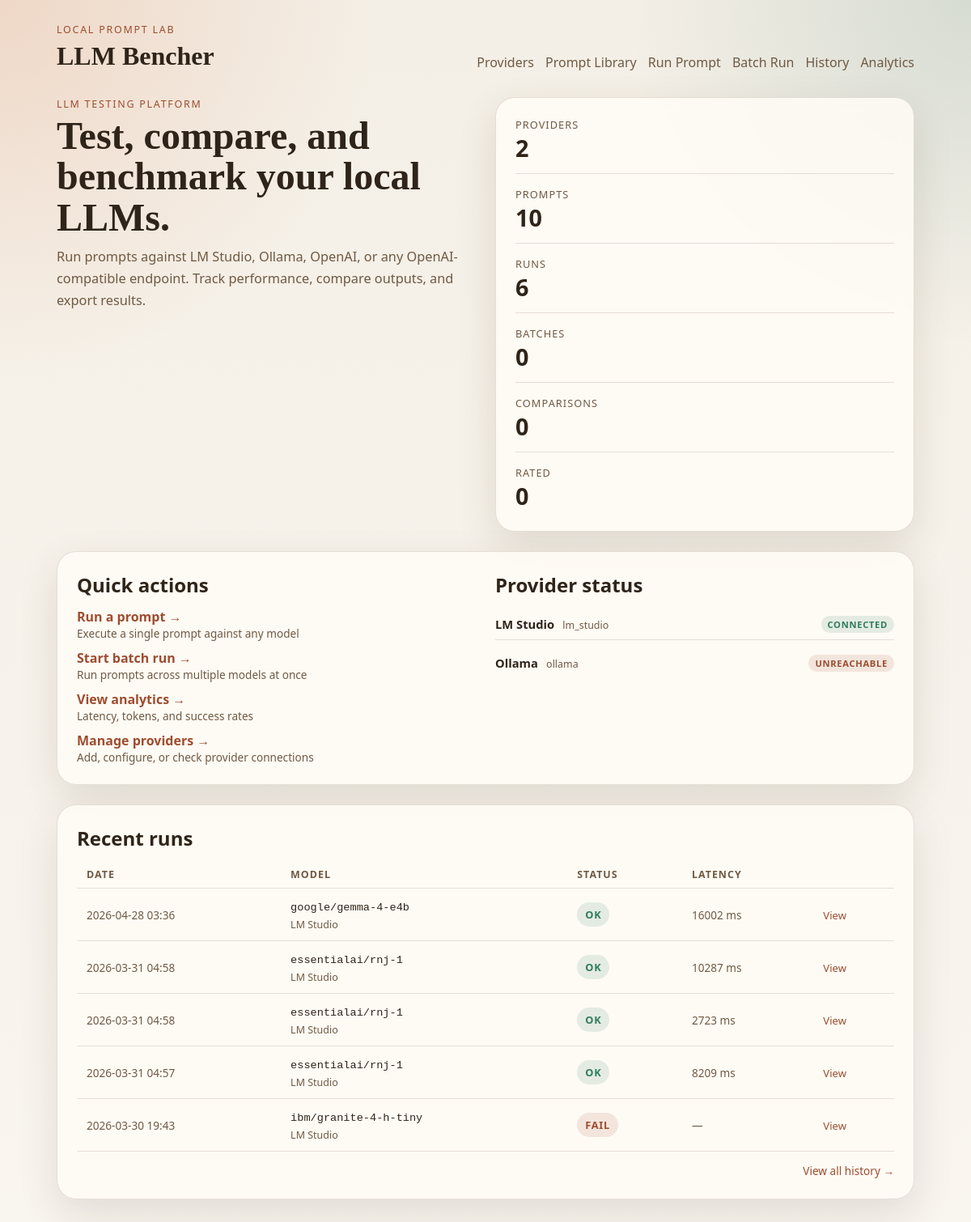
Before: / with the older database file.
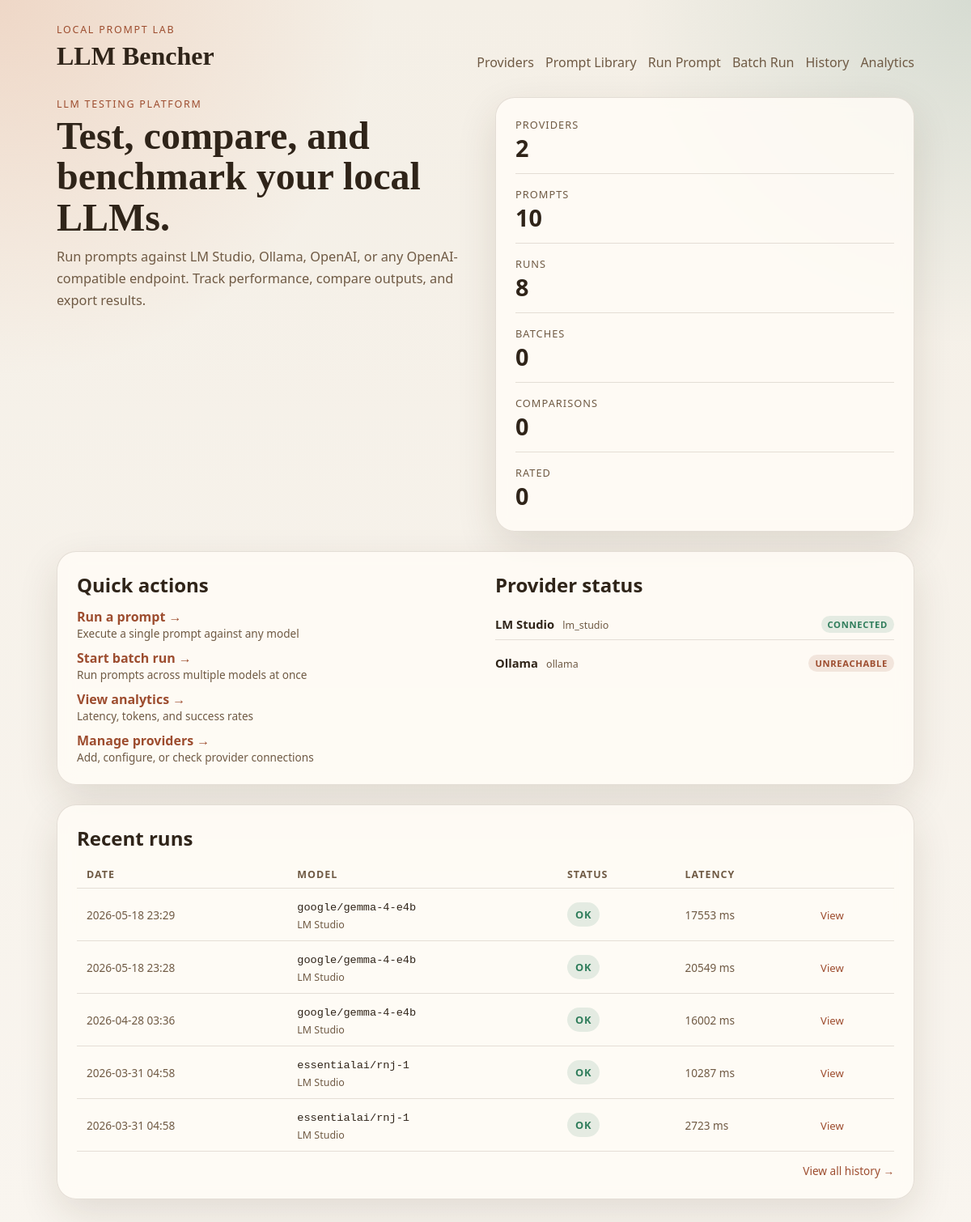
After: the same page with the newer database file.
### llm_bencher/models.py (models this page shows)
class TimestampMixin:
    created_at: Mapped[datetime] = mapped_column(
        DateTime(timezone=True),
        default=utc_now,
        nullable=False,
    )
    updated_at: Mapped[datetime] = mapped_column(
        DateTime(timezone=True),
        default=utc_now,
        onupdate=utc_now,
        nullable=False,
    )

class Provider(TimestampMixin, Base):
    __tablename__ = "providers"
    id: Mapped[int] = mapped_column(Integer, primary_key=True)
    slug: Mapped[str] = mapped_column(String(50), unique=True, nullable=False)
    name: Mapped[str] = mapped_column(String(100), nullable=False)
    kind: Mapped[ProviderKind] = mapped_column(Enum(ProviderKind), nullable=False)
    base_url: Mapped[str] = mapped_column(String(255), nullable=False)
    api_key: Mapped[str | None] = mapped_column(String(255))
    is_enabled: Mapped[bool] = mapped_column(Boolean, default=True, nullable=False)
    is_default: Mapped[bool] = mapped_column(Boolean, default=False, nullable=False)
    is_connected: Mapped[bool] = mapped_column(Boolean, default=False, nullable=False)
    last_health_check_at: Mapped[datetime | None] = mapped_column(DateTime(timezone=True))
    last_error: Mapped[str | None] = mapped_column(Text)
    models: Mapped[list["ProviderModel"]] = relationship(
        back_populates="provider",
        cascade="all, delete-orphan",
    )
    runs: Mapped[list["Run"]] = relationship(back_populates="provider")

class Run(TimestampMixin, Base):
    __tablename__ = "runs"
    id: Mapped[int] = mapped_column(Integer, primary_key=True)
    provider_id: Mapped[int] = mapped_column(ForeignKey("providers.id"), nullable=False)
    provider_model_id: Mapped[int | None] = mapped_column(ForeignKey("provider_models.id"))
    prompt_id: Mapped[int | None] = mapped_column(ForeignKey("prompt_definitions.id"))
    batch_id: Mapped[int | None] = mapped_column(ForeignKey("batch_runs.id"))
    status: Mapped[RunStatus] = mapped_column(
        Enum(RunStatus),
        default=RunStatus.PENDING,
        nullable=False,
    )
    model_identifier: Mapped[str] = mapped_column(String(255), nullable=False)
    model_name: Mapped[str | None] = mapped_column(String(255))
    system_prompt: Mapped[str | None] = mapped_column(Text)
    user_prompt: Mapped[str] = mapped_column(Text, nullable=False)
    template_inputs: Mapped[dict[str, Any]] = mapped_column(JSON, default=dict, nullable=False)
    temperature: Mapped[float | None] = mapped_column(Float)
    max_tokens: Mapped[int | None] = mapped_column(Integer)
    started_at: Mapped[datetime | None] = mapped_column(DateTime(timezone=True))
    completed_at: Mapped[datetime | None] = mapped_column(DateTime(timezone=True))
    failure_message: Mapped[str | None] = mapped_column(Text)
    provider: Mapped["Provider"] = relationship(back_populates="runs")
    provider_model: Mapped["ProviderModel"] = relationship(back_populates="runs")
    prompt: Mapped["PromptDefinition"] = relationship(back_populates="runs")
    batch: Mapped["BatchRun | None"] = relationship(back_populates="runs")
    result: Mapped["RunResult"] = relationship(
        back_populates="run",
        cascade="all, delete-orphan",
        uselist=False,
    )
    rating: Mapped["RunRating | None"] = relationship(
        back_populates="run",
        cascade="all, delete-orphan",
        uselist=False,
    )

class RunResult(Base):
    __tablename__ = "run_results"
    id: Mapped[int] = mapped_column(Integer, primary_key=True)
    run_id: Mapped[int] = mapped_column(ForeignKey("runs.id"), unique=True, nullable=False)
    raw_output_text: Mapped[str] = mapped_column(Text, nullable=False)
    response_metadata: Mapped[dict[str, Any]] = mapped_column(JSON, default=dict, nullable=False)
    latency_ms: Mapped[int | None] = mapped_column(Integer)
    prompt_tokens: Mapped[int | None] = mapped_column(Integer)
    completion_tokens: Mapped[int | None] = mapped_column(Integer)
    total_tokens: Mapped[int | None] = mapped_column(Integer)
    raw_payload: Mapped[dict[str, Any]] = mapped_column(JSON, default=dict, nullable=False)
    created_at: Mapped[datetime] = mapped_column(
        DateTime(timezone=True),
        default=utc_now,
        nullable=False,
    )
    run: Mapped["Run"] = relationship(back_populates="result")

### llm_bencher/web/routes.py (the view)
@router.get("/", response_class=HTMLResponse)
def home(request: Request) -> HTMLResponse:
    session_factory = request.app.state.session_factory
    with session_factory() as session:
        counts = _summary_counts(session)
        recent_runs = session.scalars(
            select(Run)
            .options(
                selectinload(Run.provider),
                selectinload(Run.result),
            )
            .order_by(Run.created_at.desc())
            .limit(5)
        ).all()
        providers = session.scalars(
            select(Provider).order_by(Provider.name)
        ).all()
    return _render(
        request, "home.html",
        counts=counts,
        recent_runs=recent_runs,
        providers=providers,
    )

### llm_bencher/templates/home.html (shortened to what this page needs)
{% extends "base.html" %}
{% block content %}
<section class="hero">
  <div>
    <p class="eyebrow">LLM Testing Platform</p>
    <h1>Test, compare, and benchmark your local LLMs.</h1>
    <p class="lede">
      Run prompts against LM Studio, Ollama, OpenAI, or any OpenAI-compatible endpoint.
      Track performance, compare outputs, and export results.
    </p>
  </div>
  <div class="panel stat-grid">
    <article>
      <span class="stat-label">Providers</span>
      <strong>{{ counts.providers }}</strong>
    </article>
    <article>
      <span class="stat-label">Prompts</span>
      <strong>{{ counts.prompts }}</strong>
    </article>
    <article>
      <span class="stat-label">Runs</span>
      <strong>{{ counts.runs }}</strong>
    </article>
    <article>
      <span class="stat-label">Batches</span>
      <strong>{{ counts.batches }}</strong>
    </article>
    <article>
      <span class="stat-label">Comparisons</span>
      <strong>{{ counts.comparisons }}</strong>
    </article>
    <article>
      <span class="stat-label">Rated</span>
      <strong>{{ counts.rated }}</strong>
    </article>
  </div>
</section>
<section class="panel section-grid">
  <article>
    <h2>Quick actions</h2>
    <ul style="list-style:none;padding:0;margin:0;">
      <li style="margin-bottom:10px;">
        <a href="{{ url_for('new_run_page') }}" style="color:var(--accent);text-decoration:none;font-weight:600;">Run a prompt &rarr;</a>
        <span style="display:block;font-size:0.85rem;color:var(--muted);">Execute a single prompt against any model</span>
      </li>
      <li style="margin-bottom:10px;">
        <a href="{{ url_for('batch_run_page') }}" style="color:var(--accent);text-decoration:none;font-weight:600;">Start batch run &rarr;</a>
        <span style="display:block;font-size:0.85rem;color:var(--muted);">Run prompts across multiple models at once</span>
      </li>
      <li style="margin-bottom:10px;">
        <a href="{{ url_for('analytics_page') }}" style="color:var(--accent);text-decoration:none;font-weight:600;">View analytics &rarr;</a>
        <span style="display:block;font-size:0.85rem;color:var(--muted);">Latency, tokens, and success rates</span>
      </li>
      <li>
        <a href="{{ url_for('providers_page') }}" style="color:var(--accent);text-decoration:none;font-weight:600;">Manage providers &rarr;</a>
        <span style="display:block;font-size:0.85rem;color:var(--muted);">Add, configure, or check provider connections</span>
      </li>
    </ul>
  </article>
  <article>
    <h2>Provider status</h2>
    {% if providers %}
    <ul style="list-style:none;padding:0;margin:0;">
      {% for p in providers %}
      <li style="display:flex;justify-content:space-between;align-items:center;padding:8px 0;{% if not loop.last %}border-bottom:1px solid var(--border);{% endif %}">
        <div>
          <strong style="font-size:0.92rem;">{{ p.name }}</strong>
          <span style="font-size:0.78rem;color:var(--muted);margin-left:6px;">{{ p.kind.value }}</span>
        </div>
        <div>
          {% if p.is_connected %}
          <span class="badge badge-ready" style="font-size:0.7rem;padding:3px 8px;">Connected</span>
          {% elif p.last_health_check_at %}
          <span class="badge badge-error" style="font-size:0.7rem;padding:3px 8px;">Unreachable</span>
          {% else %}
          <span class="badge badge-muted" style="font-size:0.7rem;padding:3px 8px;">Not checked</span>
          {% endif %}
        </div>
      </li>
      {% endfor %}
    </ul>
    {% else %}
    <p style="color:var(--muted);font-size:0.9rem;">No providers configured.</p>
    {% endif %}
  </article>
</section>
{% if recent_runs %}
<section class="panel">
  <h2>Recent runs</h2>
  <table style="width:100%;border-collapse:collapse;">
    <thead>
      <tr style="border-bottom:1px solid var(--border);text-align:left;">
        <th style="padding:8px 12px;font-size:0.78rem;text-transform:uppercase;letter-spacing:0.08em;color:var(--muted);">Date</th>
        <th style="padding:8px 12px;font-size:0.78rem;text-transform:uppercase;letter-spacing:0.08em;color:var(--muted);">Model</th>
        <th style="padding:8px 12px;font-size:0.78rem;text-transform:uppercase;letter-spacing:0.08em;color:var(--muted);">Status</th>
        <th style="padding:8px 12px;font-size:0.78rem;text-transform:uppercase;letter-spacing:0.08em;color:var(--muted);">Latency</th>
        <th style="padding:8px 12px;"></th>
      </tr>
    </thead>
    <tbody>
      {% for run in recent_runs %}
      <tr style="border-bottom:1px solid var(--border);">
        <td style="padding:10px 12px;font-size:0.85rem;color:var(--muted);">{{ run.created_at.strftime("%Y-%m-%d %H:%M") }}</td>
        <td style="padding:10px 12px;">
          <code style="font-size:0.85rem;">{{ run.model_name or run.model_identifier }}</code>
          {% if run.provider %}<br><span style="font-size:0.78rem;color:var(--muted);">{{ run.provider.name }}</span>{% endif %}
        </td>
        <td style="padding:10px 12px;">
          {% if run.status.value == "succeeded" %}
          <span class="badge badge-ready">OK</span>
          {% elif run.status.value == "failed" %}
          <span class="badge badge-error">Fail</span>
          {% else %}
          <span class="badge badge-muted">{{ run.status.value | capitalize }}</span>
          {% endif %}
        </td>
        <td style="padding:10px 12px;font-size:0.85rem;color:var(--muted);">
          {% if run.result and run.result.latency_ms is not none %}{{ run.result.latency_ms }} ms{% else %}&mdash;{% endif %}
        </td>
        <td style="padding:10px 12px;">
          <a href="{{ url_for('run_detail_page', run_id=run.id) }}" style="font-size:0.82rem;color:var(--accent);text-decoration:none;">View</a>
        </td>
      </tr>
      {% endfor %}
    </tbody>
  </table>
  <div style="margin-top:12px;text-align:right;">
    <a href="{{ url_for('history_page') }}" style="font-size:0.85rem;color:var(--accent);text-decoration:none;">View all history &rarr;</a>
  </div>
</section>
{% endif %}
{% endblock %}

### llm_bencher/templates/base.html (shortened to what this page needs)
<!DOCTYPE html>
<html lang="en">
  <head>
    <link rel="stylesheet" href="{{ url_for('static', path='/css/app.css') }}">
  </head>
  <body>
    <div class="page-shell">
      <header class="topbar">
        <div>
          <p class="eyebrow">Local Prompt Lab</p>
          <a class="brand" href="{{ url_for('home') }}">{{ app_name }}</a>
        </div>
        <nav class="nav">
          <a href="{{ url_for('providers_page') }}">Providers</a>
          <a href="{{ url_for('prompts_page') }}">Prompt Library</a>
          <a href="{{ url_for('new_run_page') }}">Run Prompt</a>
          <a href="{{ url_for('batch_run_page') }}">Batch Run</a>
          <a href="{{ url_for('history_page') }}">History</a>
          <a href="{{ url_for('analytics_page') }}">Analytics</a>
        </nav>
      </header>
      <main class="content">
        {% block content %}{% endblock %}
      </main>
    </div>
  </body>
</html>

### llm_bencher/static/css/app.css (style rules this page uses)
:root { --bg: #f4efe6; --bg-accent: #ead9c7; --surface: rgba(255, 252, 246, 0.85); --surface-strong: #fffaf2; --border: rgba(75, 47, 24, 0.14); --text: #2f2419; --muted: #6f5a44; --accent: #9d4d2f; --accent-soft: #d66d3a; --ready: #2f7d5b; --shadow: 0 18px 50px rgba(58, 38, 20, 0.12); font-family: "Aptos", "Trebuchet MS", "Segoe UI", sans-serif; }
* { box-sizing: border-box; }
body { margin: 0; color: var(--text); background: radial-gradient(circle at top left, rgba(214, 109, 58, 0.18), transparent 24%), radial-gradient(circle at top right, rgba(61, 120, 107, 0.16), transparent 22%), linear-gradient(180deg, var(--bg) 0%, #f9f5ef 100%); }
a { color: inherit; }
.page-shell { max-width: 1100px; margin: 0 auto; padding: 28px 20px 48px; }
.topbar { display: flex; gap: 20px; justify-content: space-between; align-items: flex-end; margin-bottom: 32px; }
.brand { font-family: "Georgia", "Times New Roman", serif; font-size: 2rem; font-weight: 700; text-decoration: none; }
.eyebrow { margin: 0 0 6px; color: var(--accent); font-size: 0.78rem; letter-spacing: 0.14em; text-transform: uppercase; }
.nav { display: flex; flex-wrap: wrap; gap: 14px; }
.nav a { text-decoration: none; color: var(--muted); }
.content { display: grid; gap: 24px; }
.hero, .section-grid, .section-header, .card-list { display: grid; gap: 24px; }
.hero, .section-grid { grid-template-columns: repeat(auto-fit, minmax(280px, 1fr)); }
.hero h1, .section-header h1 { margin: 0; font-family: "Georgia", "Times New Roman", serif; font-size: clamp(2rem, 4vw, 3.6rem); line-height: 1.05; }
.lede { margin: 10px 0 0; max-width: 62ch; color: var(--muted); font-size: 1.02rem; line-height: 1.65; }
.panel { padding: 24px; border: 1px solid var(--border); border-radius: 24px; background: var(--surface); box-shadow: var(--shadow); backdrop-filter: blur(10px); }
.stat-grid { display: grid; gap: 16px; }
.stat-grid article { padding-bottom: 12px; border-bottom: 1px solid var(--border); }
.stat-grid article:last-child { border-bottom: 0; padding-bottom: 0; }
.stat-label, dt { display: block; color: var(--muted); font-size: 0.8rem; letter-spacing: 0.08em; text-transform: uppercase; }
strong { font-size: 1.8rem; }
ul { margin: 0; padding-left: 20px; }
li + li { margin-top: 8px; }
.card-head h2, .panel h2 { margin: 0 0 12px; }
.badge { display: inline-flex; align-items: center; padding: 6px 10px; border-radius: 999px; font-size: 0.8rem; font-weight: 700; text-transform: uppercase; letter-spacing: 0.06em; }
.badge-ready { background: rgba(47, 125, 91, 0.12); color: var(--ready); }
.badge-error { background: rgba(157, 77, 47, 0.12); color: var(--accent); }

Changed rows visible on the page:
no longer on this page (row unchanged): Run: created_at "2026-03-31 04:57", model_name "essentialai/rnj-1", provider.name "LM Studio", status "OK", result.latency_ms "8209"
no longer on this page (row unchanged): Run: created_at "2026-03-30 19:43", model_name "ibm/granite-4-h-tiny", provider.name "LM Studio", status "FAIL"
added Run: created_at "2026-05-18 23:29", model_name "google/gemma-4-e4b", provider.name "LM Studio", status "OK", result.latency_ms "17553"
added Run: created_at "2026-05-18 23:28", model_name "google/gemma-4-e4b", provider.name "LM Studio", status "OK", result.latency_ms "20549"
Other visible differences:
{{ counts.runs }}: "6" → "8"
